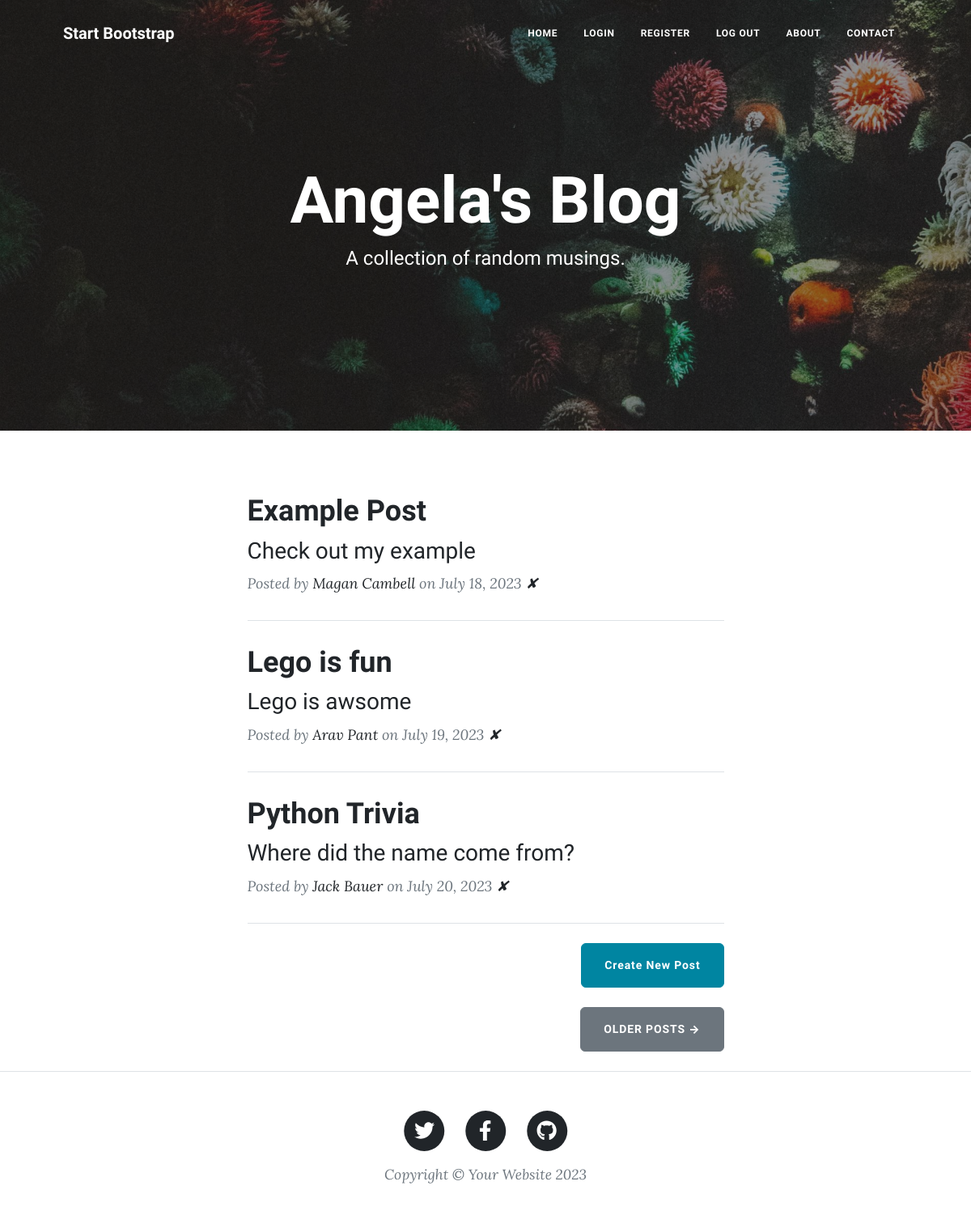
The page / on the database its author committed.
### main.py (models this page shows)
class BlogPost(db.Model):
    __tablename__ = "blog_posts"
    id: Mapped[int] = mapped_column(Integer, primary_key=True)
    title: Mapped[str] = mapped_column(String(250), unique=True, nullable=False)
    subtitle: Mapped[str] = mapped_column(String(250), nullable=False)
    date: Mapped[str] = mapped_column(String(250), nullable=False)
    body: Mapped[str] = mapped_column(Text, nullable=False)
    author: Mapped[str] = mapped_column(String(250), nullable=False)
    img_url: Mapped[str] = mapped_column(String(250), nullable=False)

### main.py (the view)
@app.route('/')
def get_all_posts():
    result = db.session.execute(db.select(BlogPost))
    posts = result.scalars().all()
    return render_template("index.html", all_posts=posts)

### templates/index.html
{% include "header.html" %}
<header
  class="masthead"
  style="background-image: url('../static/assets/img/home-bg.jpg')"
>
  <div class="container position-relative px-4 px-lg-5">
    <div class="row gx-4 gx-lg-5 justify-content-center">
      <div class="col-md-10 col-lg-8 col-xl-7">
        <div class="site-heading">
          <h1>Angela's Blog</h1>
          <span class="subheading">A collection of random musings.</span>
        </div>
      </div>
    </div>
  </div>
</header>
<div class="container px-4 px-lg-5">
  <div class="row gx-4 gx-lg-5 justify-content-center">
    <div class="col-md-10 col-lg-8 col-xl-7">
      {% for post in all_posts %}
      <div class="post-preview">
        <a href="{{ url_for('show_post', post_id=post.id) }}">
          <h2 class="post-title">{{ post.title }}</h2>
          <h3 class="post-subtitle">{{ post.subtitle }}</h3>
        </a>
        <p class="post-meta">
          Posted by
          <a href="#">{{post.author}}</a>
          on {{post.date}}
          <a href="{{url_for('delete_post', post_id=post.id) }}">✘</a>
        </p>
      </div>
      <hr class="my-4" />
      {% endfor %}
      <div class="d-flex justify-content-end mb-4">
        <a
          class="btn btn-primary float-right"
          href="{{url_for('add_new_post')}}"
          >Create New Post</a
        >
      </div>
      <div class="d-flex justify-content-end mb-4">
        <a class="btn btn-secondary text-uppercase" href="#!">Older Posts →</a>
      </div>
    </div>
  </div>
</div>
{% include "footer.html" %}

### templates/header.html (shortened to what this page needs)
<!DOCTYPE html>
<html lang="en">
  <head>
    {% block styles %}
    {{ bootstrap.load_css() }}
    <link
      href="{{ url_for('static', filename='css/styles.css') }}"
      rel="stylesheet"
    />
    {% endblock %}
  </head>
  <body>
    <nav class="navbar navbar-expand-lg navbar-light" id="mainNav">
      <div class="container px-4 px-lg-5">
        <a class="navbar-brand" href="/">Start Bootstrap</a>
        <div class="collapse navbar-collapse" id="navbarResponsive">
          <ul class="navbar-nav ms-auto py-4 py-lg-0">
            <li class="nav-item">
              <a
                class="nav-link px-lg-3 py-3 py-lg-4"
                href="{{ url_for('get_all_posts') }}"
                >Home</a
              >
            </li>
            <li class="nav-item">
              <a
                class="nav-link px-lg-3 py-3 py-lg-4"
                href="{{ url_for('login') }}"
                >Login</a
              >
            </li>
            <li class="nav-item">
              <a
                class="nav-link px-lg-3 py-3 py-lg-4"
                href="{{ url_for('register') }}"
                >Register</a
              >
            </li>
            <li class="nav-item">
              <a
                class="nav-link px-lg-3 py-3 py-lg-4"
                href="{{ url_for('logout') }}"
                >Log Out</a
              >
            </li>
            <li class="nav-item">
              <a
                class="nav-link px-lg-3 py-3 py-lg-4"
                href="{{ url_for('about') }}"
                >About</a
              >
            </li>
            <li class="nav-item">
              <a
                class="nav-link px-lg-3 py-3 py-lg-4"
                href="{{ url_for('contact') }}"
                >Contact</a
              >
            </li>
          </ul>
        </div>
      </div>
    </nav>
  </body>
</html>

### templates/footer.html (shortened to what this page needs)
        <footer class="border-top">
          <div class="container px-4 px-lg-5">
              <div class="row gx-4 gx-lg-5 justify-content-center">
                  <div class="col-md-10 col-lg-8 col-xl-7">
                      <ul class="list-inline text-center">
                          <li class="list-inline-item">
                              <a href="#!">
                                  <span class="fa-stack fa-lg">
                                      <i class="fas fa-circle fa-stack-2x"></i>
                                      <i class="fab fa-twitter fa-stack-1x fa-inverse"></i>
                                  </span>
                              </a>
                          </li>
                          <li class="list-inline-item">
                              <a href="#!">
                                  <span class="fa-stack fa-lg">
                                      <i class="fas fa-circle fa-stack-2x"></i>
                                      <i class="fab fa-facebook-f fa-stack-1x fa-inverse"></i>
                                  </span>
                              </a>
                          </li>
                          <li class="list-inline-item">
                              <a href="#!">
                                  <span class="fa-stack fa-lg">
                                      <i class="fas fa-circle fa-stack-2x"></i>
                                      <i class="fab fa-github fa-stack-1x fa-inverse"></i>
                                  </span>
                              </a>
                          </li>
                      </ul>
                      <div class="small text-center text-muted fst-italic">Copyright &copy; Your Website 2023</div>
                  </div>
              </div>
          </div>
      </footer>
  </body>
</html>

### rows shown on the page
BlogPost: title "Example Post", subtitle "Check out my example", author "Magan Cambell", date "July 18, 2023"
BlogPost: title "Lego is fun", subtitle "Lego is awsome", author "Arav Pant", date "July 19, 2023"
BlogPost: title "Python Trivia", subtitle "Where did the name come from?", author "Jack Bauer", date "July 20, 2023"
